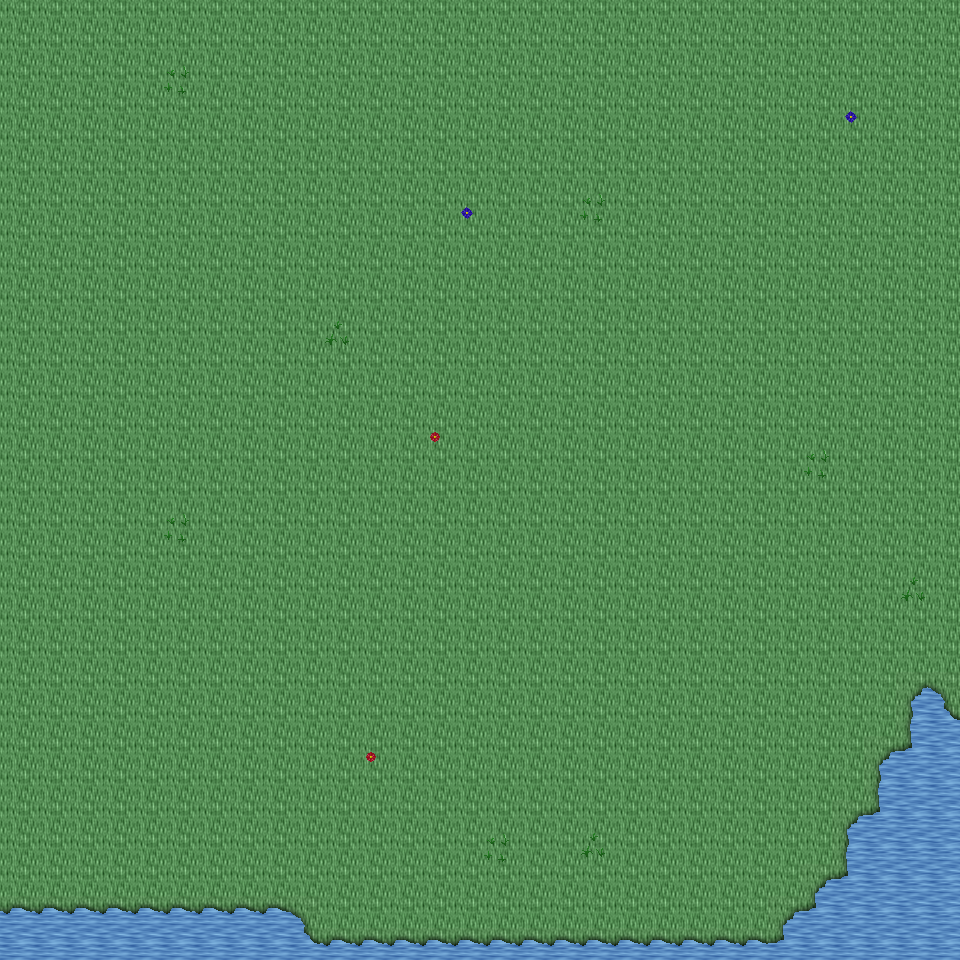

A level layout from a 2D game, rendered from its tile map. Below: a short description, then the map file with tile-grid data replaced by summaries:
An orthogonal 30x30 tile map with 32x32 px tiles, 6 tile layers (Ground, Object, Object2, Above, ...), 10 tilesets and 2 objects (2x mapExit).

<map version="1.0" orientation="orthogonal" renderorder="right-down" width="30" height="30" tilewidth="32" tileheight="32" nextobjectid="3">
  <tileset firstgid="1" name="tileset_ground_ground" tilewidth="32" tileheight="32" tilecount="33" columns="3">
    <image source="../drawable/tileset_ground_ground.png" width="96" height="352" />
  </tileset>
  <tileset firstgid="34" name="tileset_ground_grass_edges" tilewidth="32" tileheight="32" tilecount="36" columns="12">
    <image source="../drawable/tileset_ground_grass_edges.png" width="384" height="96" />
  </tileset>
  <tileset firstgid="70" name="tileset_ground_water_pool" tilewidth="32" tileheight="32" tilecount="72" columns="3">
    <image source="../drawable/tileset_ground_water_pool.png" width="96" height="768" />
  </tileset>
  <tileset firstgid="142" name="tileset_ground_grass_corners" tilewidth="32" tileheight="32" tilecount="24" columns="6">
    <image source="../drawable/tileset_ground_grass_corners.png" width="192" height="128" />
  </tileset>
  <tileset firstgid="166" name="tileset_plant_grasses" tilewidth="32" tileheight="32" tilecount="6" columns="3">
    <image source="../drawable/tileset_plant_grasses.png" width="96" height="64" />
  </tileset>
  <tileset firstgid="172" name="tileset_plant_flower_daisy_red" tilewidth="32" tileheight="32" tilecount="8" columns="2">
    <image source="../drawable/tileset_plant_flower_daisy_red.png" width="64" height="128" />
  </tileset>
  <tileset firstgid="180" name="tileset_plant_flower_daisy_blue" tilewidth="32" tileheight="32" tilecount="8" columns="2">
    <image source="../drawable/tileset_plant_flower_daisy_blue.png" width="64" height="128" />
  </tileset>
  <tileset firstgid="188" name="tileset_item_corpse_huge_animal" tilewidth="32" tileheight="32" tilecount="16" columns="2">
    <image source="../drawable/tileset_item_corpse_huge_animal.png" width="64" height="256" />
  </tileset>
  <tileset firstgid="204" name="tileset_logic_collision" tilewidth="32" tileheight="32" tilecount="1" columns="1">
    <image source="../drawable/tileset_logic_collision.png" width="32" height="32" />
  </tileset>
  <tileset firstgid="205" name="tileset_ground_water_pool_deep" tilewidth="32" tileheight="32" tilecount="72" columns="3">
    <image source="../drawable/tileset_ground_water_pool_deep.png" width="96" height="768" />
  </tileset>
  <layer name="Ground" width="30" height="30">
    <data>[900 cells, 900 non-empty, 2 distinct tile ids]</data>
  </layer>
  <layer name="Object" width="30" height="30">
    <data>[900 cells, 40 non-empty, 6 distinct tile ids]</data>
  </layer>
  <layer name="Object2" width="30" height="30">
    <data>[900 cells, 12 non-empty, 4 distinct tile ids]</data>
  </layer>
  <layer name="Above" width="30" height="30">
    <data>[900 cells, 0 non-empty, 0 distinct tile ids]</data>
  </layer>
  <layer name="Above2" width="30" height="30">
    <data>[900 cells, 0 non-empty, 0 distinct tile ids]</data>
  </layer>
  <layer name="Walkable" width="30" height="30">
    <data>[900 cells, 0 non-empty, 0 distinct tile ids]</data>
  </layer>
  <objectgroup name="MapEvents">
    <object id="1" name="south" type="mapExit" x="0" y="928" width="960" height="32">
      <properties>
        <property name="map" value="level_0_x238_y77" />
        <property name="x" value="0" />
        <property name="y" value="1" />
      </properties>
    </object>
    <object id="2" name="east" type="mapExit" x="928" y="0" width="32" height="960">
      <properties>
        <property name="map" value="level_0_x239_y76" />
        <property name="x" value="1" />
        <property name="y" value="0" />
      </properties>
    </object>
  </objectgroup>
</map>
